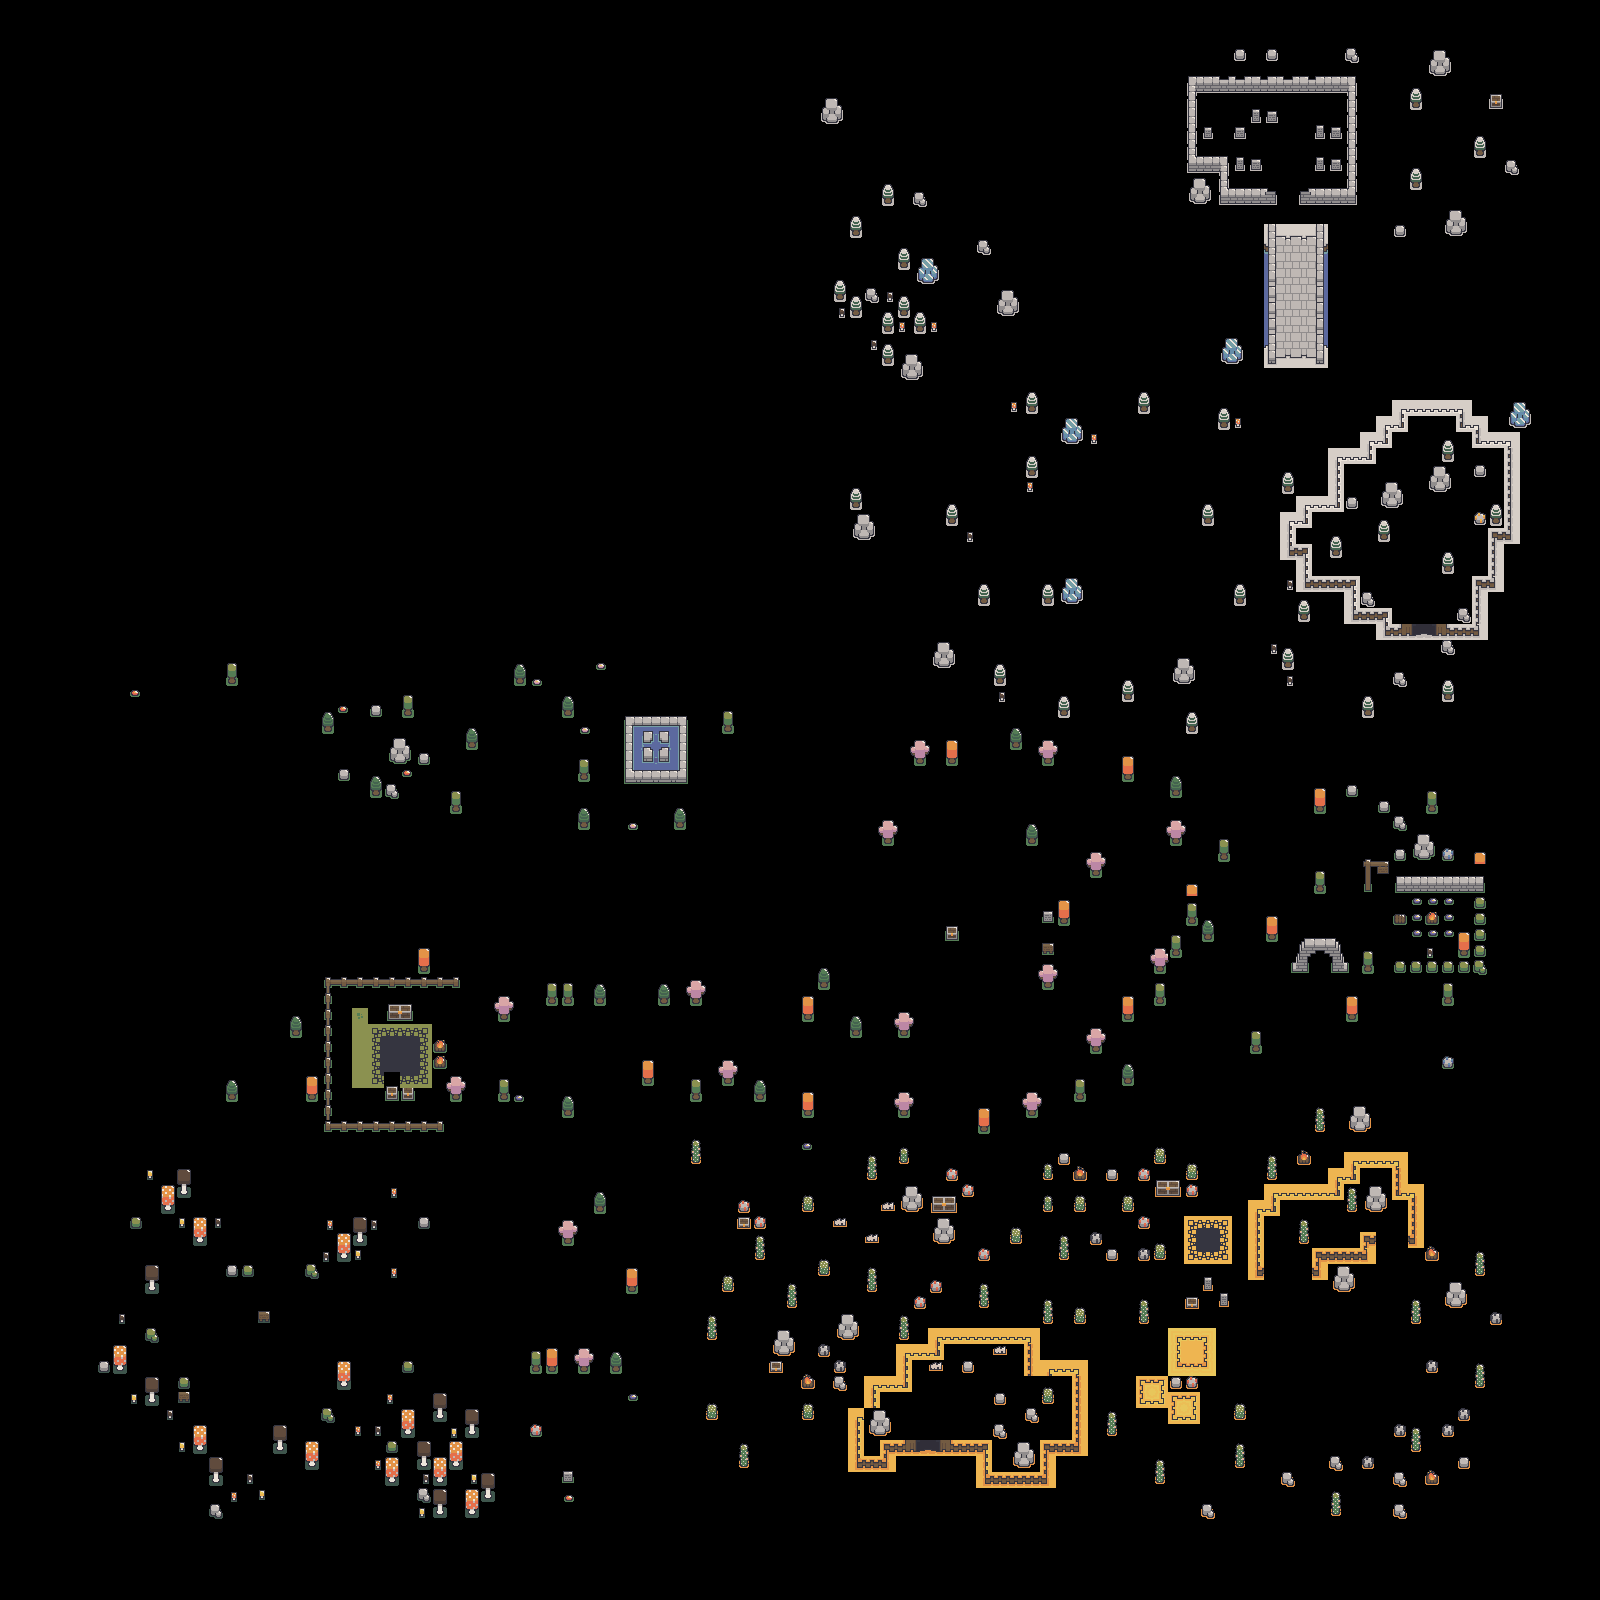

The image is a tile-based game level rendered from a .tmx file. Its description and source (layers, tilesets, objects; grid data summarised) follow:
An orthogonal 100x100 tile map with 16x16 px tiles, 1 tile layer (elements), 2 hidden layers not drawn, 22 tilesets.

<map version="1.10" tiledversion="1.10.2" orientation="orthogonal" renderorder="right-down" width="100" height="100" tilewidth="16" tileheight="16" infinite="0" nextlayerid="11" nextobjectid="1">
 <editorsettings>
  <export target="map.csv" format="csv" />
 </editorsettings>
 <tileset firstgid="1" source="../tilesets/taiga_tiles.tsx" />
 <tileset firstgid="199" source="../tilesets/tundra_tiles.tsx" />
 <tileset firstgid="397" source="../tilesets/forest_tiles.tsx" />
 <tileset firstgid="595" source="../tilesets/desert_tiles.tsx" />
 <tileset firstgid="793" source="../tilesets/swamp_tiles.tsx" />
 <tileset firstgid="991" source="../tilesets/tundraTaiga_tiles.tsx" />
 <tileset firstgid="1099" source="../tilesets/tundraForest_tiles.tsx" />
 <tileset firstgid="1207" source="../tilesets/forestDesert_tiles.tsx" />
 <tileset firstgid="1315" source="../tilesets/swampForest_tiles.tsx" />
 <tileset firstgid="1423" source="../tilesets/taigaForest_tiles.tsx" />
 <tileset firstgid="1531" source="../tilesets/tundra_ [resources].tsx" />
 <tileset firstgid="1651" source="../tilesets/tundra_ [bridgeVertical].tsx" />
 <tileset firstgid="1701" source="../tilesets/tundra_ [fencesAndWalls].tsx" />
 <tileset firstgid="1881" source="../tilesets/tundraPath_.tsx" />
 <tileset firstgid="1921" name="desert_ [resources]" tilewidth="16" tileheight="16" tilecount="120" columns="12">
  <image source="../../graphics/elements/desert_ [resources].png" width="192" height="160" />
  <tile id="1" />
  <tile id="2" />
  <tile id="3" />
  <tile id="4" />
  <tile id="5" />
  <tile id="6" />
  <tile id="7" />
  <tile id="8" />
  <tile id="9" />
  <tile id="10" />
  <tile id="11" />
  <tile id="12" />
  <tile id="0" />
  <tile id="13" />
  <tile id="14" />
  <tile id="15" />
  <tile id="16" />
  <tile id="17" />
  <tile id="18" />
  <tile id="19" />
  <tile id="20" />
  <tile id="21" />
  <tile id="22" />
  <tile id="23" />
  <tile id="24" />
  <tile id="25" />
  <tile id="26" />
  <tile id="27" />
  <tile id="28" />
  <tile id="29" />
  <tile id="30" />
  <tile id="31" />
  <tile id="32" />
  <tile id="33" />
  <tile id="34" />
  <tile id="35" />
  <tile id="36" />
  <tile id="37" />
  <tile id="38" />
  <tile id="39" />
  <tile id="40" />
  <tile id="41" />
  <tile id="42" />
  <tile id="43" />
  <tile id="44" />
  <tile id="45" />
  <tile id="46" />
  <tile id="47" />
  <tile id="48" />
  <tile id="49" />
  <tile id="50" />
  <tile id="51" />
  <tile id="52" />
  <tile id="53" />
  <tile id="54" />
  <tile id="55" />
  <tile id="56" />
  <tile id="57" />
  <tile id="58" />
  <tile id="59" />
  <tile id="60" />
  <tile id="61" />
  <tile id="62" />
  <tile id="63" />
  <tile id="64" />
  <tile id="65" />
  <tile id="66" />
  <tile id="67" />
  <tile id="68" />
  <tile id="69" />
  <tile id="70" />
  <tile id="71" />
  <tile id="72" />
  <tile id="73" />
  <tile id="74" />
  <tile id="75" />
  <tile id="76" />
  <tile id="77" />
  <tile id="78" />
  <tile id="79" />
  <tile id="80" />
  <tile id="81" />
  <tile id="82" />
  <tile id="83" />
  <tile id="84" />
  <tile id="85" />
  <tile id="86" />
  <tile id="87" />
  <tile id="88" />
  <tile id="89" />
  <tile id="90" />
  <tile id="91" />
  <tile id="92" />
  <tile id="93" />
  <tile id="94" />
  <tile id="95" />
  <tile id="96" />
  <tile id="97" />
  <tile id="98" />
  <tile id="99" />
  <tile id="100" />
  <tile id="101" />
  <tile id="102" />
  <tile id="103" />
  <tile id="104" />
  <tile id="105" />
  <tile id="106" />
  <tile id="107" />
  <tile id="108" />
  <tile id="109" />
  <tile id="110" />
  <tile id="111" />
  <tile id="112" />
  <tile id="113" />
  <tile id="114" />
  <tile id="115" />
  <tile id="116" />
  <tile id="117" />
  <tile id="118" />
  <tile id="119" />
 </tileset>
 <tileset firstgid="2041" source="../tilesets/quickSand_.tsx" />
 <tileset firstgid="2151" source="../tilesets/swamp_ [resources].tsx" />
 <tileset firstgid="2271" source="../tilesets/forest_ [resources].tsx" />
 <tileset firstgid="2391" source="../tilesets/forestPath_.tsx" />
 <tileset firstgid="2431" source="../tilesets/forest_ [bridgeHorizontal].tsx" />
 <tileset firstgid="2503" source="../tilesets/forest_ [fencesAndWalls].tsx" />
 <tileset firstgid="2683" source="../tilesets/forest_ [fountain].tsx" />
 <layer id="1" name="terrain" width="100" height="100" visible="0">
  <data>[10000 cells, 10000 non-empty, 194 distinct tile ids]</data>
 </layer>
 <layer id="5" name="elements" width="100" height="100">
  <data>[10000 cells, 1159 non-empty, 286 distinct tile ids]</data>
 </layer>
 <layer id="10" name="boundaries" width="100" height="100" visible="0">
  <data>[10000 cells, 818 non-empty, 2 distinct tile ids]</data>
 </layer>
</map>
